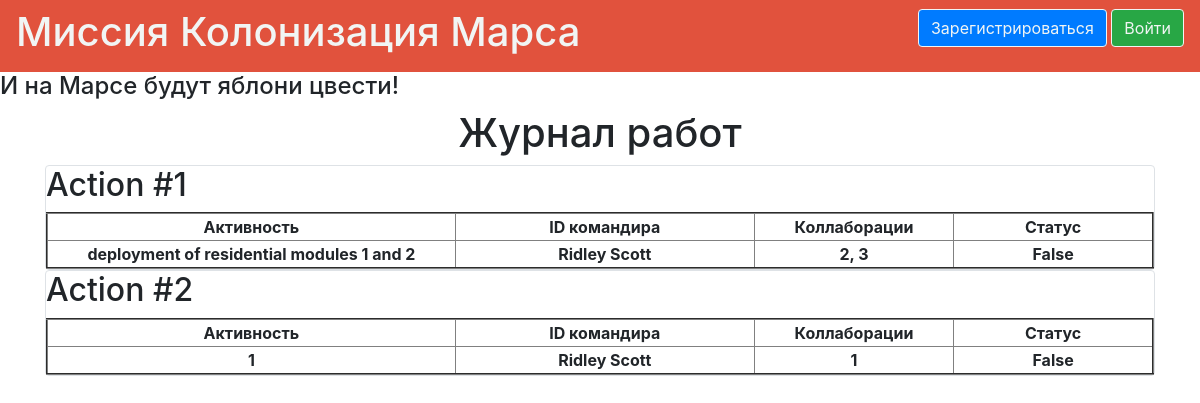
Before: / with the older database file.
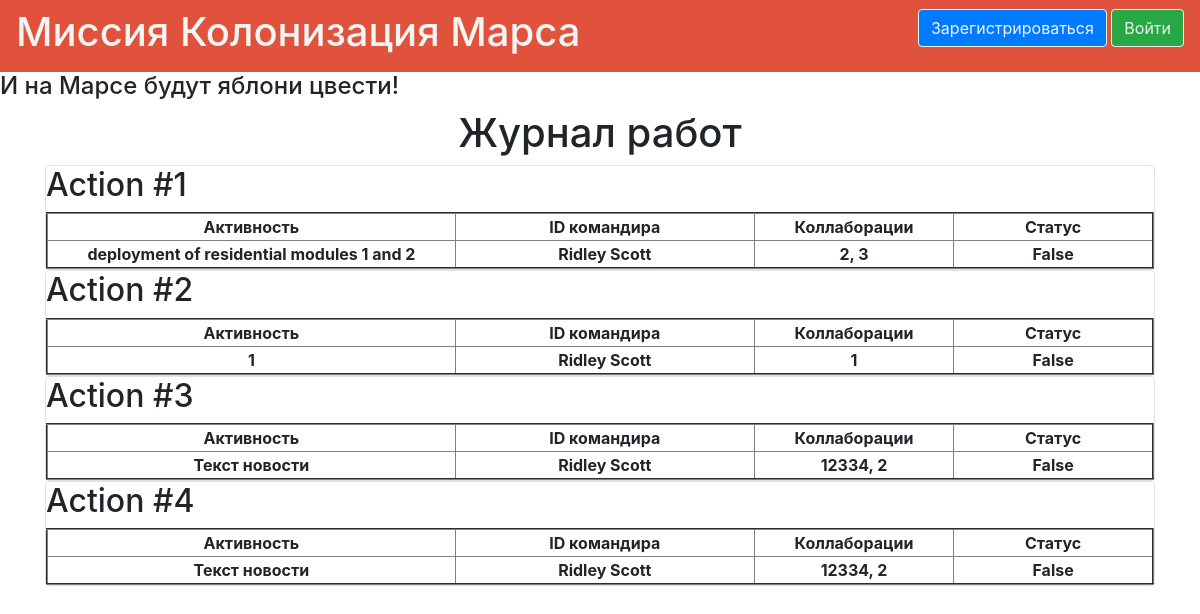
After: the same page with the newer database file.
### data/jobs.py (models this page shows)
class Jobs(SqlAlchemyBase, SerializerMixin):
    __tablename__ = 'jobs'
    id = sqlalchemy.Column(sqlalchemy.Integer,
                           primary_key=True, autoincrement=True)
    team_leader = sqlalchemy.Column(sqlalchemy.Integer, nullable=True)
    job = sqlalchemy.Column(sqlalchemy.String, nullable=True)
    work_size = sqlalchemy.Column(sqlalchemy.Integer, nullable=True)
    collaborators = sqlalchemy.Column(sqlalchemy.String, nullable=True)
    is_finished = sqlalchemy.Column(sqlalchemy.Boolean, nullable=True)
    start_date = sqlalchemy.Column(sqlalchemy.DateTime,
                                   default=datetime.datetime.now)
    end_date = sqlalchemy.Column(sqlalchemy.DateTime,
                                 default=datetime.datetime.now)

### data/users.py (models this page shows, shortened)
class User(SqlAlchemyBase, UserMixin, SerializerMixin):
    __tablename__ = 'users'
    id = sqlalchemy.Column(sqlalchemy.Integer,
                           primary_key=True, autoincrement=True)
    surname = sqlalchemy.Column(sqlalchemy.String, nullable=True)
    name = sqlalchemy.Column(sqlalchemy.String, nullable=True)
    age = sqlalchemy.Column(sqlalchemy.Integer, nullable=True)
    position = sqlalchemy.Column(sqlalchemy.String, nullable=True)
    speciality = sqlalchemy.Column(sqlalchemy.String, nullable=True)
    address = sqlalchemy.Column(sqlalchemy.String, nullable=True)
    email = sqlalchemy.Column(sqlalchemy.String,
                              index=True, unique=True, nullable=True)
    hashed_password = sqlalchemy.Column(sqlalchemy.String, nullable=True)
    modified_date = sqlalchemy.Column(sqlalchemy.DateTime,
                                      default=datetime.datetime.now)
    def __repr__(self):
        return f"{self.name} {self.surname}"

### main.py (the view)
@app.route("/")
def index():
    db_sess = db_session.create_session()
    news = db_sess.query(Jobs)
    users = db_sess.query(User).all()
    name = {}
    for i in news:
        for j in range(len(users)):
            if i.team_leader == j + 1:
                name[i.team_leader] = users[j]
                break
    return render_template("index.html", news=news, name=name)

### data/db_session.py (called while the page is built)
def create_session() -> Session:
    global __factory
    return __factory()

### templates/index.html
{% extends "base.html" %}
{% block content %}
<h1><center>Журнал работ</center></h1>
{% for item in news %}
<div class="col-md6 border rounded">
    <h2>Action #{{item.id}}</h2>
    <div>
        <table border="2">
            <tr>
                <th width="410"><center>Активность</center></th>
                <th width="300"><center>ID командира</center></th>
                <th width="200"><center>Коллаборации</center></th>
                <th width="200"><center>Статус</center></th>
            </tr>
            <tr>
                <th width="410"><center>{{item.job}}</center></th>
                <th width="300"><center>{{name[item.team_leader]}}</center></th>
                <th width="200"><center>{{item.collaborators}}</center></th>
                <th width="200"><center>{{item.is_finished}}</center></th>
            </tr>
        </table>
    </div>
</div>
{% endfor %}
{% endblock %}

### templates/base.html (shortened to what this page needs)
<!doctype html>
<html lang="en">
<head>
    <link rel="stylesheet"
          href="https://stackpath.bootstrapcdn.com/bootstrap/4.4.1/css/bootstrap.min.css"
>
    <link rel="stylesheet" type="text/css" href="..\static\css\style.css">
</head>
<body>
<header>
    <nav class="navbar navbar-light" style="background-color: #E1523D;">
        <h1 style="color: #F1F5F4;">Миссия Колонизация Марса</h1>
        {% if current_user.is_authenticated %}
        <a class="navbar-brand" href="/logout" style="color: #F1F5F4;">{{ current_user.name }}</a>
        {% else %}
        <p>
            <a class="btn btn-primary " href="/register" style="color: #F1F5F4; border-color: #F1F5F4;">Зарегистрироваться</a>
            <a class="btn btn-success" href="/login" style="color: #F1F5F4; border-color: #F1F5F4;">Войти</a>
        </p>
{% endif %}
    </nav>
    <h4>И на Марсе будут яблони цвести!</h4>
</header>
<main role="main" class="container">
    {% block content %}{% endblock %}
</main>
</body>
</html>

### static/css/style.css (style rules this page uses)
h4 { margin-left: 20px color: #DBDBDB }

Changed rows visible on the page:
added Jobs: id "3", job "Текст новости", team_leader.surname "Ridley Scott", collaborators "12334, 2", is_finished "False"
added Jobs: id "4", job "Текст новости", team_leader.surname "Ridley Scott", collaborators "12334, 2", is_finished "False"
